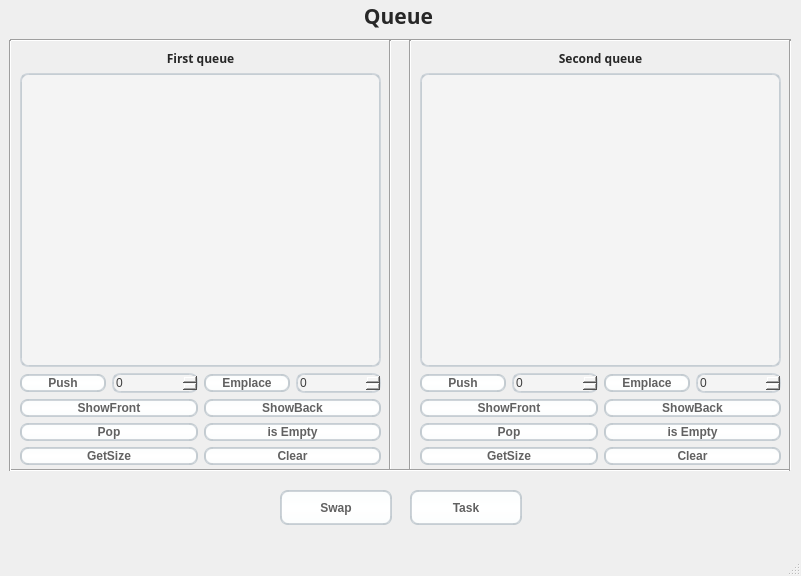
<?xml version="1.0" encoding="UTF-8"?>
<ui version="4.0">
 <class>MainWindow</class>
 <widget class="QMainWindow" name="MainWindow">
  <property name="geometry">
   <rect>
    <x>0</x>
    <y>0</y>
    <width>801</width>
    <height>576</height>
   </rect>
  </property>
  <property name="minimumSize">
   <size>
    <width>801</width>
    <height>576</height>
   </size>
  </property>
  <property name="maximumSize">
   <size>
    <width>801</width>
    <height>576</height>
   </size>
  </property>
  <property name="windowTitle">
   <string>MainWindow</string>
  </property>
  <widget class="QWidget" name="centralwidget">
   <widget class="QPushButton" name="Swap">
    <property name="geometry">
     <rect>
      <x>280</x>
      <y>490</y>
      <width>112</width>
      <height>35</height>
     </rect>
    </property>
    <property name="styleSheet">
     <string notr="true">padding: 0 5px 0 5px;
    border-style: solid;
    border-top-color: qlineargradient(spread:pad, x1:0, y1:0, x2:0, y2:1, stop:0 #c1c9cf, stop:1 #d2d8dd);
    border-right-color: qlineargradient(spread:pad, x1:1, y1:0, x2:0, y2:0, stop:0 #c1c9cf, stop:1 #d2d8dd);
    border-bottom-color: qlineargradient(spread:pad, x1:0, y1:1, x2:0, y2:0, stop:0 #c1c9cf, stop:1 #d2d8dd);
    border-left-color: qlineargradient(spread:pad, x1:0, y1:0, x2:1, y2:0, stop:0 #c1c9cf, stop:1 #d2d8dd);
    border-width: 2px;
    border-radius: 8px;
    color: #616161;
    font-weight: bold;
    background-color: qlineargradient(spread:pad, x1:0.5, y1:0, x2:0.5, y2:1, stop:0 #fbfdfd, stop:0.5 #ffffff, stop:1 #fbfdfd);</string>
    </property>
    <property name="text">
     <string>Swap</string>
    </property>
   </widget>
   <widget class="QLabel" name="label_3">
    <property name="geometry">
     <rect>
      <x>220</x>
      <y>0</y>
      <width>357</width>
      <height>31</height>
     </rect>
    </property>
    <property name="font">
     <font>
      <family>Yu Gothic UI Semibold</family>
      <pointsize>16</pointsize>
      <bold>true</bold>
     </font>
    </property>
    <property name="styleSheet">
     <string notr="true">color: #272727;</string>
    </property>
    <property name="frameShape">
     <enum>QFrame::NoFrame</enum>
    </property>
    <property name="text">
     <string>Queue</string>
    </property>
    <property name="alignment">
     <set>Qt::AlignCenter</set>
    </property>
   </widget>
   <widget class="Line" name="line">
    <property name="geometry">
     <rect>
      <x>10</x>
      <y>30</y>
      <width>781</width>
      <height>20</height>
     </rect>
    </property>
    <property name="orientation">
     <enum>Qt::Horizontal</enum>
    </property>
   </widget>
   <widget class="Line" name="line_2">
    <property name="geometry">
     <rect>
      <x>380</x>
      <y>40</y>
      <width>20</width>
      <height>431</height>
     </rect>
    </property>
    <property name="orientation">
     <enum>Qt::Vertical</enum>
    </property>
   </widget>
   <widget class="Line" name="line_3">
    <property name="geometry">
     <rect>
      <x>400</x>
      <y>40</y>
      <width>20</width>
      <height>431</height>
     </rect>
    </property>
    <property name="orientation">
     <enum>Qt::Vertical</enum>
    </property>
   </widget>
   <widget class="Line" name="line_4">
    <property name="geometry">
     <rect>
      <x>10</x>
      <y>460</y>
      <width>781</width>
      <height>20</height>
     </rect>
    </property>
    <property name="orientation">
     <enum>Qt::Horizontal</enum>
    </property>
   </widget>
   <widget class="Line" name="line_5">
    <property name="geometry">
     <rect>
      <x>780</x>
      <y>40</y>
      <width>20</width>
      <height>431</height>
     </rect>
    </property>
    <property name="orientation">
     <enum>Qt::Vertical</enum>
    </property>
   </widget>
   <widget class="Line" name="line_6">
    <property name="geometry">
     <rect>
      <x>0</x>
      <y>40</y>
      <width>20</width>
      <height>431</height>
     </rect>
    </property>
    <property name="orientation">
     <enum>Qt::Vertical</enum>
    </property>
   </widget>
   <widget class="QPushButton" name="Task">
    <property name="geometry">
     <rect>
      <x>410</x>
      <y>490</y>
      <width>112</width>
      <height>35</height>
     </rect>
    </property>
    <property name="styleSheet">
     <string notr="true">padding: 0 5px 0 5px;
    border-style: solid;
    border-top-color: qlineargradient(spread:pad, x1:0, y1:0, x2:0, y2:1, stop:0 #c1c9cf, stop:1 #d2d8dd);
    border-right-color: qlineargradient(spread:pad, x1:1, y1:0, x2:0, y2:0, stop:0 #c1c9cf, stop:1 #d2d8dd);
    border-bottom-color: qlineargradient(spread:pad, x1:0, y1:1, x2:0, y2:0, stop:0 #c1c9cf, stop:1 #d2d8dd);
    border-left-color: qlineargradient(spread:pad, x1:0, y1:0, x2:1, y2:0, stop:0 #c1c9cf, stop:1 #d2d8dd);
    border-width: 2px;
    border-radius: 8px;
    color: #616161;
    font-weight: bold;
    background-color: qlineargradient(spread:pad, x1:0.5, y1:0, x2:0.5, y2:1, stop:0 #fbfdfd, stop:0.5 #ffffff, stop:1 #fbfdfd);</string>
    </property>
    <property name="text">
     <string>Task</string>
    </property>
   </widget>
   <widget class="QWidget" name="">
    <property name="geometry">
     <rect>
      <x>20</x>
      <y>50</y>
      <width>361</width>
      <height>415</height>
     </rect>
    </property>
    <layout class="QVBoxLayout" name="verticalLayout_3">
     <item>
      <layout class="QVBoxLayout" name="verticalLayout">
       <item>
        <widget class="QLabel" name="label_2">
         <property name="font">
          <font>
           <family>Yu Gothic UI Semibold</family>
           <bold>true</bold>
          </font>
         </property>
         <property name="styleSheet">
          <string notr="true">color: #272727;</string>
         </property>
         <property name="text">
          <string>First queue</string>
         </property>
         <property name="alignment">
          <set>Qt::AlignCenter</set>
         </property>
        </widget>
       </item>
       <item>
        <widget class="QListWidget" name="listWidgetMain">
         <property name="styleSheet">
          <string notr="true">border-width: 2px;
    border-radius: 8px;
    border-style: solid;
    border-top-color: qlineargradient(spread:pad, x1:0.5, y1:1, x2:0.5, y2:0, stop:0 #c1c9cf, stop:1 #d2d8dd);
    border-right-color: qlineargradient(spread:pad, x1:0, y1:0, x2:1, y2:0, stop:0 #c1c9cf, stop:1 #d2d8dd);
    border-bottom-color: qlineargradient(spread:pad, x1:0.5, y1:0, x2:0.5, y2:1, stop:0 #c1c9cf, stop:1 #d2d8dd);
    border-left-color: qlineargradient(spread:pad, x1:1, y1:0, x2:0, y2:0, stop:0 #c1c9cf, stop:1 #d2d8dd);
    background-color: #f4f4f4;
    color: #3d3d3d;</string>
         </property>
        </widget>
       </item>
      </layout>
     </item>
     <item>
      <layout class="QHBoxLayout" name="horizontalLayout_5">
       <item>
        <layout class="QHBoxLayout" name="horizontalLayout">
         <item>
          <widget class="QPushButton" name="Push">
           <property name="styleSheet">
            <string notr="true">padding: 0 5px 0 5px;
    border-style: solid;
    border-top-color: qlineargradient(spread:pad, x1:0, y1:0, x2:0, y2:1, stop:0 #c1c9cf, stop:1 #d2d8dd);
    border-right-color: qlineargradient(spread:pad, x1:1, y1:0, x2:0, y2:0, stop:0 #c1c9cf, stop:1 #d2d8dd);
    border-bottom-color: qlineargradient(spread:pad, x1:0, y1:1, x2:0, y2:0, stop:0 #c1c9cf, stop:1 #d2d8dd);
    border-left-color: qlineargradient(spread:pad, x1:0, y1:0, x2:1, y2:0, stop:0 #c1c9cf, stop:1 #d2d8dd);
    border-width: 2px;
    border-radius: 8px;
    color: #616161;
    font-weight: bold;
    background-color: qlineargradient(spread:pad, x1:0.5, y1:0, x2:0.5, y2:1, stop:0 #fbfdfd, stop:0.5 #ffffff, stop:1 #fbfdfd);</string>
           </property>
           <property name="text">
            <string>Push</string>
           </property>
          </widget>
         </item>
         <item>
          <widget class="QSpinBox" name="spinBoxForPush">
           <property name="styleSheet">
            <string notr="true">border-width: 2px;
    border-radius: 8px;
    border-style: solid;
    border-top-color: qlineargradient(spread:pad, x1:0.5, y1:1, x2:0.5, y2:0, stop:0 #c1c9cf, stop:1 #d2d8dd);
    border-right-color: qlineargradient(spread:pad, x1:0, y1:0, x2:1, y2:0, stop:0 #c1c9cf, stop:1 #d2d8dd);
    border-bottom-color: qlineargradient(spread:pad, x1:0.5, y1:0, x2:0.5, y2:1, stop:0 #c1c9cf, stop:1 #d2d8dd);
    border-left-color: qlineargradient(spread:pad, x1:1, y1:0, x2:0, y2:0, stop:0 #c1c9cf, stop:1 #d2d8dd);
    background-color: #f4f4f4;
    color: #3d3d3d;</string>
           </property>
          </widget>
         </item>
        </layout>
       </item>
       <item>
        <layout class="QHBoxLayout" name="horizontalLayout_3">
         <item>
          <widget class="QPushButton" name="Emplace">
           <property name="styleSheet">
            <string notr="true">padding: 0 5px 0 5px;
    border-style: solid;
    border-top-color: qlineargradient(spread:pad, x1:0, y1:0, x2:0, y2:1, stop:0 #c1c9cf, stop:1 #d2d8dd);
    border-right-color: qlineargradient(spread:pad, x1:1, y1:0, x2:0, y2:0, stop:0 #c1c9cf, stop:1 #d2d8dd);
    border-bottom-color: qlineargradient(spread:pad, x1:0, y1:1, x2:0, y2:0, stop:0 #c1c9cf, stop:1 #d2d8dd);
    border-left-color: qlineargradient(spread:pad, x1:0, y1:0, x2:1, y2:0, stop:0 #c1c9cf, stop:1 #d2d8dd);
    border-width: 2px;
    border-radius: 8px;
    color: #616161;
    font-weight: bold;
    background-color: qlineargradient(spread:pad, x1:0.5, y1:0, x2:0.5, y2:1, stop:0 #fbfdfd, stop:0.5 #ffffff, stop:1 #fbfdfd);</string>
           </property>
           <property name="text">
            <string>Emplace</string>
           </property>
          </widget>
         </item>
         <item>
          <widget class="QSpinBox" name="spinBoxForEmplace">
           <property name="styleSheet">
            <string notr="true">border-width: 2px;
    border-radius: 8px;
    border-style: solid;
    border-top-color: qlineargradient(spread:pad, x1:0.5, y1:1, x2:0.5, y2:0, stop:0 #c1c9cf, stop:1 #d2d8dd);
    border-right-color: qlineargradient(spread:pad, x1:0, y1:0, x2:1, y2:0, stop:0 #c1c9cf, stop:1 #d2d8dd);
    border-bottom-color: qlineargradient(spread:pad, x1:0.5, y1:0, x2:0.5, y2:1, stop:0 #c1c9cf, stop:1 #d2d8dd);
    border-left-color: qlineargradient(spread:pad, x1:1, y1:0, x2:0, y2:0, stop:0 #c1c9cf, stop:1 #d2d8dd);
    background-color: #f4f4f4;
    color: #3d3d3d;</string>
           </property>
          </widget>
         </item>
        </layout>
       </item>
      </layout>
     </item>
     <item>
      <layout class="QHBoxLayout" name="horizontalLayout_6">
       <item>
        <widget class="QPushButton" name="ShowFront">
         <property name="styleSheet">
          <string notr="true">padding: 0 5px 0 5px;
    border-style: solid;
    border-top-color: qlineargradient(spread:pad, x1:0, y1:0, x2:0, y2:1, stop:0 #c1c9cf, stop:1 #d2d8dd);
    border-right-color: qlineargradient(spread:pad, x1:1, y1:0, x2:0, y2:0, stop:0 #c1c9cf, stop:1 #d2d8dd);
    border-bottom-color: qlineargradient(spread:pad, x1:0, y1:1, x2:0, y2:0, stop:0 #c1c9cf, stop:1 #d2d8dd);
    border-left-color: qlineargradient(spread:pad, x1:0, y1:0, x2:1, y2:0, stop:0 #c1c9cf, stop:1 #d2d8dd);
    border-width: 2px;
    border-radius: 8px;
    color: #616161;
    font-weight: bold;
    background-color: qlineargradient(spread:pad, x1:0.5, y1:0, x2:0.5, y2:1, stop:0 #fbfdfd, stop:0.5 #ffffff, stop:1 #fbfdfd);</string>
         </property>
         <property name="text">
          <string>ShowFront</string>
         </property>
        </widget>
       </item>
       <item>
        <widget class="QPushButton" name="ShowBack">
         <property name="styleSheet">
          <string notr="true">padding: 0 5px 0 5px;
    border-style: solid;
    border-top-color: qlineargradient(spread:pad, x1:0, y1:0, x2:0, y2:1, stop:0 #c1c9cf, stop:1 #d2d8dd);
    border-right-color: qlineargradient(spread:pad, x1:1, y1:0, x2:0, y2:0, stop:0 #c1c9cf, stop:1 #d2d8dd);
    border-bottom-color: qlineargradient(spread:pad, x1:0, y1:1, x2:0, y2:0, stop:0 #c1c9cf, stop:1 #d2d8dd);
    border-left-color: qlineargradient(spread:pad, x1:0, y1:0, x2:1, y2:0, stop:0 #c1c9cf, stop:1 #d2d8dd);
    border-width: 2px;
    border-radius: 8px;
    color: #616161;
    font-weight: bold;
    background-color: qlineargradient(spread:pad, x1:0.5, y1:0, x2:0.5, y2:1, stop:0 #fbfdfd, stop:0.5 #ffffff, stop:1 #fbfdfd);</string>
         </property>
         <property name="text">
          <string>ShowBack</string>
         </property>
        </widget>
       </item>
      </layout>
     </item>
     <item>
      <layout class="QHBoxLayout" name="horizontalLayout_7">
       <item>
        <widget class="QPushButton" name="Pop">
         <property name="styleSheet">
          <string notr="true">padding: 0 5px 0 5px;
    border-style: solid;
    border-top-color: qlineargradient(spread:pad, x1:0, y1:0, x2:0, y2:1, stop:0 #c1c9cf, stop:1 #d2d8dd);
    border-right-color: qlineargradient(spread:pad, x1:1, y1:0, x2:0, y2:0, stop:0 #c1c9cf, stop:1 #d2d8dd);
    border-bottom-color: qlineargradient(spread:pad, x1:0, y1:1, x2:0, y2:0, stop:0 #c1c9cf, stop:1 #d2d8dd);
    border-left-color: qlineargradient(spread:pad, x1:0, y1:0, x2:1, y2:0, stop:0 #c1c9cf, stop:1 #d2d8dd);
    border-width: 2px;
    border-radius: 8px;
    color: #616161;
    font-weight: bold;
    background-color: qlineargradient(spread:pad, x1:0.5, y1:0, x2:0.5, y2:1, stop:0 #fbfdfd, stop:0.5 #ffffff, stop:1 #fbfdfd);</string>
         </property>
         <property name="text">
          <string>Pop</string>
         </property>
        </widget>
       </item>
       <item>
        <widget class="QPushButton" name="isEmpty">
         <property name="styleSheet">
          <string notr="true">padding: 0 5px 0 5px;
    border-style: solid;
    border-top-color: qlineargradient(spread:pad, x1:0, y1:0, x2:0, y2:1, stop:0 #c1c9cf, stop:1 #d2d8dd);
    border-right-color: qlineargradient(spread:pad, x1:1, y1:0, x2:0, y2:0, stop:0 #c1c9cf, stop:1 #d2d8dd);
    border-bottom-color: qlineargradient(spread:pad, x1:0, y1:1, x2:0, y2:0, stop:0 #c1c9cf, stop:1 #d2d8dd);
    border-left-color: qlineargradient(spread:pad, x1:0, y1:0, x2:1, y2:0, stop:0 #c1c9cf, stop:1 #d2d8dd);
    border-width: 2px;
    border-radius: 8px;
    color: #616161;
    font-weight: bold;
    background-color: qlineargradient(spread:pad, x1:0.5, y1:0, x2:0.5, y2:1, stop:0 #fbfdfd, stop:0.5 #ffffff, stop:1 #fbfdfd);</string>
         </property>
         <property name="text">
          <string>is Empty</string>
         </property>
        </widget>
       </item>
      </layout>
     </item>
     <item>
      <layout class="QHBoxLayout" name="horizontalLayout_8">
       <item>
        <widget class="QPushButton" name="GetSize">
         <property name="styleSheet">
          <string notr="true">padding: 0 5px 0 5px;
    border-style: solid;
    border-top-color: qlineargradient(spread:pad, x1:0, y1:0, x2:0, y2:1, stop:0 #c1c9cf, stop:1 #d2d8dd);
    border-right-color: qlineargradient(spread:pad, x1:1, y1:0, x2:0, y2:0, stop:0 #c1c9cf, stop:1 #d2d8dd);
    border-bottom-color: qlineargradient(spread:pad, x1:0, y1:1, x2:0, y2:0, stop:0 #c1c9cf, stop:1 #d2d8dd);
    border-left-color: qlineargradient(spread:pad, x1:0, y1:0, x2:1, y2:0, stop:0 #c1c9cf, stop:1 #d2d8dd);
    border-width: 2px;
    border-radius: 8px;
    color: #616161;
    font-weight: bold;
    background-color: qlineargradient(spread:pad, x1:0.5, y1:0, x2:0.5, y2:1, stop:0 #fbfdfd, stop:0.5 #ffffff, stop:1 #fbfdfd);</string>
         </property>
         <property name="text">
          <string>GetSize</string>
         </property>
        </widget>
       </item>
       <item>
        <widget class="QPushButton" name="Clear">
         <property name="styleSheet">
          <string notr="true">padding: 0 5px 0 5px;
    border-style: solid;
    border-top-color: qlineargradient(spread:pad, x1:0, y1:0, x2:0, y2:1, stop:0 #c1c9cf, stop:1 #d2d8dd);
    border-right-color: qlineargradient(spread:pad, x1:1, y1:0, x2:0, y2:0, stop:0 #c1c9cf, stop:1 #d2d8dd);
    border-bottom-color: qlineargradient(spread:pad, x1:0, y1:1, x2:0, y2:0, stop:0 #c1c9cf, stop:1 #d2d8dd);
    border-left-color: qlineargradient(spread:pad, x1:0, y1:0, x2:1, y2:0, stop:0 #c1c9cf, stop:1 #d2d8dd);
    border-width: 2px;
    border-radius: 8px;
    color: #616161;
    font-weight: bold;
    background-color: qlineargradient(spread:pad, x1:0.5, y1:0, x2:0.5, y2:1, stop:0 #fbfdfd, stop:0.5 #ffffff, stop:1 #fbfdfd);</string>
         </property>
         <property name="text">
          <string>Clear</string>
         </property>
        </widget>
       </item>
      </layout>
     </item>
    </layout>
   </widget>
   <widget class="QWidget" name="">
    <property name="geometry">
     <rect>
      <x>420</x>
      <y>50</y>
      <width>361</width>
      <height>415</height>
     </rect>
    </property>
    <layout class="QVBoxLayout" name="verticalLayout_4">
     <item>
      <layout class="QVBoxLayout" name="verticalLayout_2">
       <item>
        <widget class="QLabel" name="label">
         <property name="font">
          <font>
           <family>Yu Gothic UI Semibold</family>
           <bold>true</bold>
          </font>
         </property>
         <property name="styleSheet">
          <string notr="true">color: #272727;</string>
         </property>
         <property name="text">
          <string>Second queue</string>
         </property>
         <property name="alignment">
          <set>Qt::AlignCenter</set>
         </property>
        </widget>
       </item>
       <item>
        <widget class="QListWidget" name="listWidgetMain_2">
         <property name="styleSheet">
          <string notr="true">border-width: 2px;
    border-radius: 8px;
    border-style: solid;
    border-top-color: qlineargradient(spread:pad, x1:0.5, y1:1, x2:0.5, y2:0, stop:0 #c1c9cf, stop:1 #d2d8dd);
    border-right-color: qlineargradient(spread:pad, x1:0, y1:0, x2:1, y2:0, stop:0 #c1c9cf, stop:1 #d2d8dd);
    border-bottom-color: qlineargradient(spread:pad, x1:0.5, y1:0, x2:0.5, y2:1, stop:0 #c1c9cf, stop:1 #d2d8dd);
    border-left-color: qlineargradient(spread:pad, x1:1, y1:0, x2:0, y2:0, stop:0 #c1c9cf, stop:1 #d2d8dd);
    background-color: #f4f4f4;
    color: #3d3d3d;</string>
         </property>
        </widget>
       </item>
      </layout>
     </item>
     <item>
      <layout class="QHBoxLayout" name="horizontalLayout_9">
       <item>
        <layout class="QHBoxLayout" name="horizontalLayout_2">
         <item>
          <widget class="QPushButton" name="Push_2">
           <property name="styleSheet">
            <string notr="true">padding: 0 5px 0 5px;
    border-style: solid;
    border-top-color: qlineargradient(spread:pad, x1:0, y1:0, x2:0, y2:1, stop:0 #c1c9cf, stop:1 #d2d8dd);
    border-right-color: qlineargradient(spread:pad, x1:1, y1:0, x2:0, y2:0, stop:0 #c1c9cf, stop:1 #d2d8dd);
    border-bottom-color: qlineargradient(spread:pad, x1:0, y1:1, x2:0, y2:0, stop:0 #c1c9cf, stop:1 #d2d8dd);
    border-left-color: qlineargradient(spread:pad, x1:0, y1:0, x2:1, y2:0, stop:0 #c1c9cf, stop:1 #d2d8dd);
    border-width: 2px;
    border-radius: 8px;
    color: #616161;
    font-weight: bold;
    background-color: qlineargradient(spread:pad, x1:0.5, y1:0, x2:0.5, y2:1, stop:0 #fbfdfd, stop:0.5 #ffffff, stop:1 #fbfdfd);</string>
           </property>
           <property name="text">
            <string>Push</string>
           </property>
          </widget>
         </item>
         <item>
          <widget class="QSpinBox" name="spinBoxForPush_2">
           <property name="styleSheet">
            <string notr="true">border-width: 2px;
    border-radius: 8px;
    border-style: solid;
    border-top-color: qlineargradient(spread:pad, x1:0.5, y1:1, x2:0.5, y2:0, stop:0 #c1c9cf, stop:1 #d2d8dd);
    border-right-color: qlineargradient(spread:pad, x1:0, y1:0, x2:1, y2:0, stop:0 #c1c9cf, stop:1 #d2d8dd);
    border-bottom-color: qlineargradient(spread:pad, x1:0.5, y1:0, x2:0.5, y2:1, stop:0 #c1c9cf, stop:1 #d2d8dd);
    border-left-color: qlineargradient(spread:pad, x1:1, y1:0, x2:0, y2:0, stop:0 #c1c9cf, stop:1 #d2d8dd);
    background-color: #f4f4f4;
    color: #3d3d3d;</string>
           </property>
          </widget>
         </item>
        </layout>
       </item>
       <item>
        <layout class="QHBoxLayout" name="horizontalLayout_4">
         <item>
          <widget class="QPushButton" name="Emplace_2">
           <property name="styleSheet">
            <string notr="true">padding: 0 5px 0 5px;
    border-style: solid;
    border-top-color: qlineargradient(spread:pad, x1:0, y1:0, x2:0, y2:1, stop:0 #c1c9cf, stop:1 #d2d8dd);
    border-right-color: qlineargradient(spread:pad, x1:1, y1:0, x2:0, y2:0, stop:0 #c1c9cf, stop:1 #d2d8dd);
    border-bottom-color: qlineargradient(spread:pad, x1:0, y1:1, x2:0, y2:0, stop:0 #c1c9cf, stop:1 #d2d8dd);
    border-left-color: qlineargradient(spread:pad, x1:0, y1:0, x2:1, y2:0, stop:0 #c1c9cf, stop:1 #d2d8dd);
    border-width: 2px;
    border-radius: 8px;
    color: #616161;
    font-weight: bold;
    background-color: qlineargradient(spread:pad, x1:0.5, y1:0, x2:0.5, y2:1, stop:0 #fbfdfd, stop:0.5 #ffffff, stop:1 #fbfdfd);</string>
           </property>
           <property name="text">
            <string>Emplace</string>
           </property>
          </widget>
         </item>
         <item>
          <widget class="QSpinBox" name="spinBoxForEmplace_2">
           <property name="styleSheet">
            <string notr="true">border-width: 2px;
    border-radius: 8px;
    border-style: solid;
    border-top-color: qlineargradient(spread:pad, x1:0.5, y1:1, x2:0.5, y2:0, stop:0 #c1c9cf, stop:1 #d2d8dd);
    border-right-color: qlineargradient(spread:pad, x1:0, y1:0, x2:1, y2:0, stop:0 #c1c9cf, stop:1 #d2d8dd);
    border-bottom-color: qlineargradient(spread:pad, x1:0.5, y1:0, x2:0.5, y2:1, stop:0 #c1c9cf, stop:1 #d2d8dd);
    border-left-color: qlineargradient(spread:pad, x1:1, y1:0, x2:0, y2:0, stop:0 #c1c9cf, stop:1 #d2d8dd);
    background-color: #f4f4f4;
    color: #3d3d3d;</string>
           </property>
          </widget>
         </item>
        </layout>
       </item>
      </layout>
     </item>
     <item>
      <layout class="QHBoxLayout" name="horizontalLayout_10">
       <item>
        <widget class="QPushButton" name="ShowFront_2">
         <property name="styleSheet">
          <string notr="true">padding: 0 5px 0 5px;
    border-style: solid;
    border-top-color: qlineargradient(spread:pad, x1:0, y1:0, x2:0, y2:1, stop:0 #c1c9cf, stop:1 #d2d8dd);
    border-right-color: qlineargradient(spread:pad, x1:1, y1:0, x2:0, y2:0, stop:0 #c1c9cf, stop:1 #d2d8dd);
    border-bottom-color: qlineargradient(spread:pad, x1:0, y1:1, x2:0, y2:0, stop:0 #c1c9cf, stop:1 #d2d8dd);
    border-left-color: qlineargradient(spread:pad, x1:0, y1:0, x2:1, y2:0, stop:0 #c1c9cf, stop:1 #d2d8dd);
    border-width: 2px;
    border-radius: 8px;
    color: #616161;
    font-weight: bold;
    background-color: qlineargradient(spread:pad, x1:0.5, y1:0, x2:0.5, y2:1, stop:0 #fbfdfd, stop:0.5 #ffffff, stop:1 #fbfdfd);</string>
         </property>
         <property name="text">
          <string>ShowFront</string>
         </property>
        </widget>
       </item>
       <item>
        <widget class="QPushButton" name="ShowBack_2">
         <property name="styleSheet">
          <string notr="true">padding: 0 5px 0 5px;
    border-style: solid;
    border-top-color: qlineargradient(spread:pad, x1:0, y1:0, x2:0, y2:1, stop:0 #c1c9cf, stop:1 #d2d8dd);
    border-right-color: qlineargradient(spread:pad, x1:1, y1:0, x2:0, y2:0, stop:0 #c1c9cf, stop:1 #d2d8dd);
    border-bottom-color: qlineargradient(spread:pad, x1:0, y1:1, x2:0, y2:0, stop:0 #c1c9cf, stop:1 #d2d8dd);
    border-left-color: qlineargradient(spread:pad, x1:0, y1:0, x2:1, y2:0, stop:0 #c1c9cf, stop:1 #d2d8dd);
    border-width: 2px;
    border-radius: 8px;
    color: #616161;
    font-weight: bold;
    background-color: qlineargradient(spread:pad, x1:0.5, y1:0, x2:0.5, y2:1, stop:0 #fbfdfd, stop:0.5 #ffffff, stop:1 #fbfdfd);</string>
         </property>
         <property name="text">
          <string>ShowBack</string>
         </property>
        </widget>
       </item>
      </layout>
     </item>
     <item>
      <layout class="QHBoxLayout" name="horizontalLayout_11">
       <item>
        <widget class="QPushButton" name="Pop_2">
         <property name="styleSheet">
          <string notr="true">padding: 0 5px 0 5px;
    border-style: solid;
    border-top-color: qlineargradient(spread:pad, x1:0, y1:0, x2:0, y2:1, stop:0 #c1c9cf, stop:1 #d2d8dd);
    border-right-color: qlineargradient(spread:pad, x1:1, y1:0, x2:0, y2:0, stop:0 #c1c9cf, stop:1 #d2d8dd);
    border-bottom-color: qlineargradient(spread:pad, x1:0, y1:1, x2:0, y2:0, stop:0 #c1c9cf, stop:1 #d2d8dd);
    border-left-color: qlineargradient(spread:pad, x1:0, y1:0, x2:1, y2:0, stop:0 #c1c9cf, stop:1 #d2d8dd);
    border-width: 2px;
    border-radius: 8px;
    color: #616161;
    font-weight: bold;
    background-color: qlineargradient(spread:pad, x1:0.5, y1:0, x2:0.5, y2:1, stop:0 #fbfdfd, stop:0.5 #ffffff, stop:1 #fbfdfd);</string>
         </property>
         <property name="text">
          <string>Pop</string>
         </property>
        </widget>
       </item>
       <item>
        <widget class="QPushButton" name="isEmpty_2">
         <property name="styleSheet">
          <string notr="true">padding: 0 5px 0 5px;
    border-style: solid;
    border-top-color: qlineargradient(spread:pad, x1:0, y1:0, x2:0, y2:1, stop:0 #c1c9cf, stop:1 #d2d8dd);
    border-right-color: qlineargradient(spread:pad, x1:1, y1:0, x2:0, y2:0, stop:0 #c1c9cf, stop:1 #d2d8dd);
    border-bottom-color: qlineargradient(spread:pad, x1:0, y1:1, x2:0, y2:0, stop:0 #c1c9cf, stop:1 #d2d8dd);
    border-left-color: qlineargradient(spread:pad, x1:0, y1:0, x2:1, y2:0, stop:0 #c1c9cf, stop:1 #d2d8dd);
    border-width: 2px;
    border-radius: 8px;
    color: #616161;
    font-weight: bold;
    background-color: qlineargradient(spread:pad, x1:0.5, y1:0, x2:0.5, y2:1, stop:0 #fbfdfd, stop:0.5 #ffffff, stop:1 #fbfdfd);</string>
         </property>
         <property name="text">
          <string>is Empty</string>
         </property>
        </widget>
       </item>
      </layout>
     </item>
     <item>
      <layout class="QHBoxLayout" name="horizontalLayout_12">
       <item>
        <widget class="QPushButton" name="GetSize_2">
         <property name="styleSheet">
          <string notr="true">padding: 0 5px 0 5px;
    border-style: solid;
    border-top-color: qlineargradient(spread:pad, x1:0, y1:0, x2:0, y2:1, stop:0 #c1c9cf, stop:1 #d2d8dd);
    border-right-color: qlineargradient(spread:pad, x1:1, y1:0, x2:0, y2:0, stop:0 #c1c9cf, stop:1 #d2d8dd);
    border-bottom-color: qlineargradient(spread:pad, x1:0, y1:1, x2:0, y2:0, stop:0 #c1c9cf, stop:1 #d2d8dd);
    border-left-color: qlineargradient(spread:pad, x1:0, y1:0, x2:1, y2:0, stop:0 #c1c9cf, stop:1 #d2d8dd);
    border-width: 2px;
    border-radius: 8px;
    color: #616161;
    font-weight: bold;
    background-color: qlineargradient(spread:pad, x1:0.5, y1:0, x2:0.5, y2:1, stop:0 #fbfdfd, stop:0.5 #ffffff, stop:1 #fbfdfd);</string>
         </property>
         <property name="text">
          <string>GetSize</string>
         </property>
        </widget>
       </item>
       <item>
        <widget class="QPushButton" name="Clear_2">
         <property name="styleSheet">
          <string notr="true">padding: 0 5px 0 5px;
    border-style: solid;
    border-top-color: qlineargradient(spread:pad, x1:0, y1:0, x2:0, y2:1, stop:0 #c1c9cf, stop:1 #d2d8dd);
    border-right-color: qlineargradient(spread:pad, x1:1, y1:0, x2:0, y2:0, stop:0 #c1c9cf, stop:1 #d2d8dd);
    border-bottom-color: qlineargradient(spread:pad, x1:0, y1:1, x2:0, y2:0, stop:0 #c1c9cf, stop:1 #d2d8dd);
    border-left-color: qlineargradient(spread:pad, x1:0, y1:0, x2:1, y2:0, stop:0 #c1c9cf, stop:1 #d2d8dd);
    border-width: 2px;
    border-radius: 8px;
    color: #616161;
    font-weight: bold;
    background-color: qlineargradient(spread:pad, x1:0.5, y1:0, x2:0.5, y2:1, stop:0 #fbfdfd, stop:0.5 #ffffff, stop:1 #fbfdfd);</string>
         </property>
         <property name="text">
          <string>Clear</string>
         </property>
        </widget>
       </item>
      </layout>
     </item>
    </layout>
   </widget>
  </widget>
  <widget class="QMenuBar" name="menubar">
   <property name="geometry">
    <rect>
     <x>0</x>
     <y>0</y>
     <width>801</width>
     <height>30</height>
    </rect>
   </property>
  </widget>
  <widget class="QStatusBar" name="statusbar"/>
 </widget>
 <resources/>
 <connections/>
</ui>
